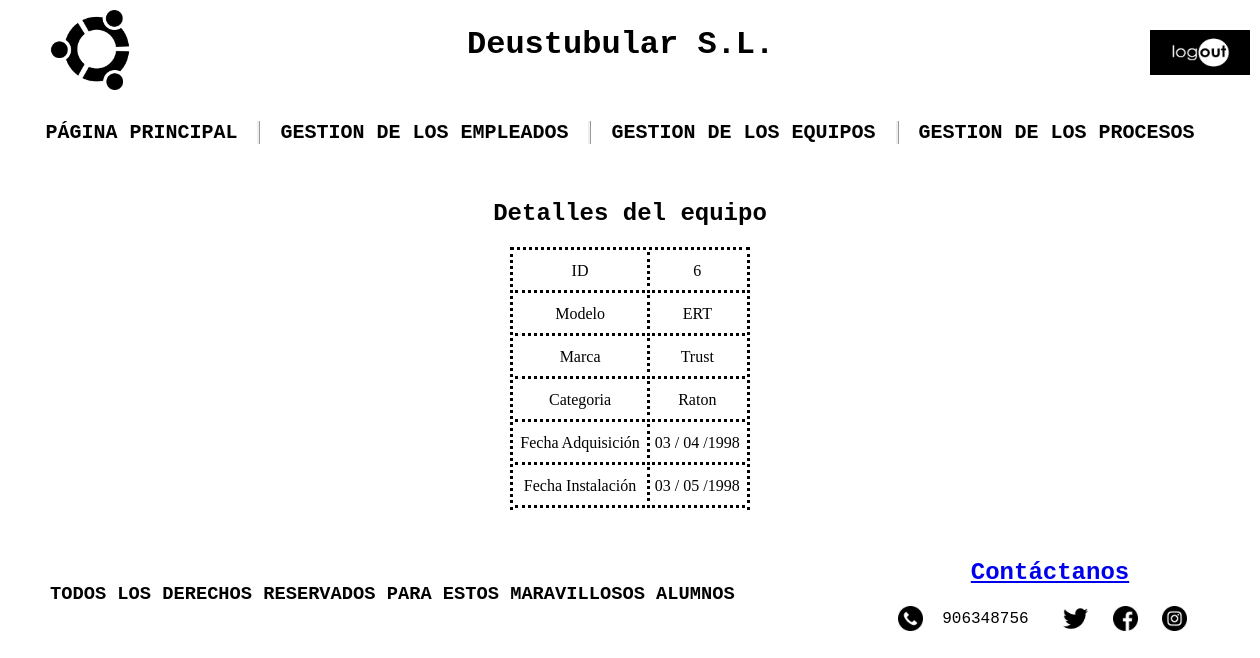
The page /appProduccion/produccion/equipos/6/ on the database as committed earlier.
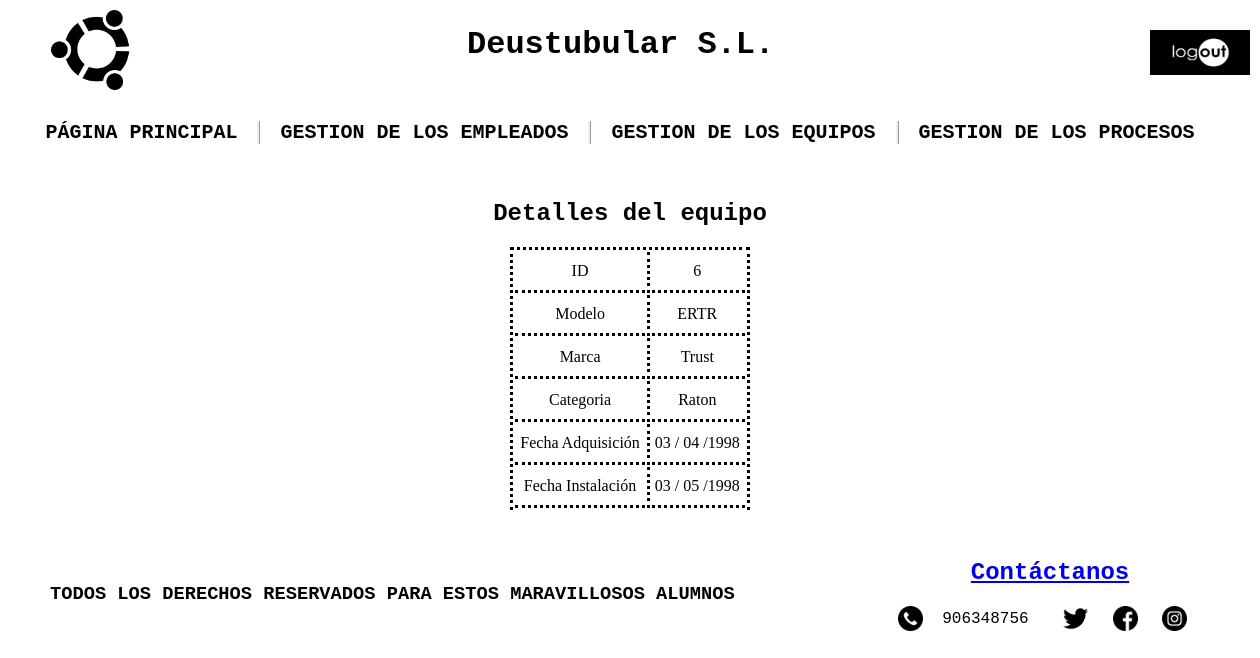
The same page on the database as committed later.
### appProduccion/models.py (models this page shows, shortened)
class Equipo(models.Model):
    modelo = models.CharField(max_length=100)
    marca = models.CharField(max_length=100)
    categoria = models.CharField(max_length=100)
    fecha_adquisicion = models.DateField(default="01/01/1990")
    fecha_instalacion = models.DateField(default="01/01/1990")

### appProduccion/views.py (the view)
# urls.py: path('produccion/equipos/<int:pk>/', views.EquipoDetailView.as_view(), name='equipo_detail'),
class EquipoDetailView(DetailView):
    model = Equipo
    template_name = 'equipo_detail.html'
    def get_context_data(self, **kwargs):
        context = super(EquipoDetailView, self).get_context_data(**kwargs)
        context['titulo_pagina'] = 'Detalles del equipo'
        return context

### appProduccion/Templates/equipo_detail.html
{% extends "base.html" %}
{% block contenido %}
<div class="div-table">
    <table>
        <tr>
            <td>ID</td>
            <td class="td_estilos">{{ equipo.id }}</td>
        </tr>
        <tr>
            <td>Modelo</td>
            <td class="td_estilos">{{ equipo.modelo }}</td>
        </tr>
        <tr>
            <td>Marca</td>
            <td class="td_estilos">{{ equipo.marca }}</td>
        </tr>
        <tr>
            <td>Categoria</td>
            <td class="td_estilos">{{ equipo.categoria }}</td>
        </tr>
        <tr>
            <td>Fecha Adquisición</td>
            <td class="td_estilos">{{ equipo.fecha_adquisicion|date:"d / m /Y" }}</td>
        </tr>
        <tr>
            <td>Fecha Instalación</td>
            <td class="td_estilos">{{ equipo.fecha_instalacion|date:"d / m /Y" }}</td>
        </tr>
    </table>
</div>
{% endblock %}

Rows that differ between the two databases and show on the page:
changed Equipo "Trust": modelo "ERT" → "ERTR"
